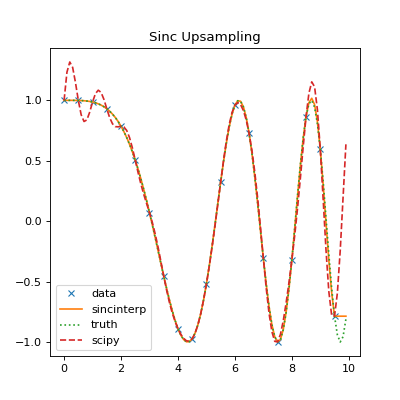

The script that drew this image:
from sofia_redux.toolkit.interpolate import sincinterp
from scipy import signal
import numpy as np

x = np.linspace(0, 10, 20, endpoint=False)
y = np.cos(-x ** 2 / 6.0)
xout = np.linspace(0, 10, 100, endpoint=False)
yout = sincinterp(x, y, xout)
truth = np.cos(-xout ** 2 / 6)
scipy_try = signal.resample(y, 100)
plt.figure(figsize=(5, 5))
plt.plot(x, y, 'x', xout, yout, '-',
         xout, truth, ':', xout, scipy_try,'--')
plt.legend(['data', 'sincinterp', 'truth', 'scipy'],
           loc='lower left')
plt.title("Sinc Upsampling")
